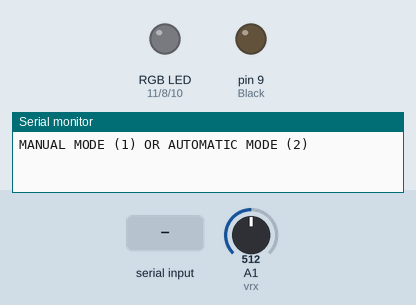
Simulated run of this sketch. Board: Arduino Uno, built with avr-gcc and run on an emulated ATmega328P. Shown: an RGB LED mixed from three pins (HIGH = lit), output pins drawn as LEDs (lit = HIGH), the last lines printed to the serial monitor. Dashed ring = blinking. Inputs (shaded band) come from the test bench; at power-on: A1 (vrx) = 512.

Above: at 1.2 s.
1.3 s: "1\n" received over Serial
At 2.7 s:
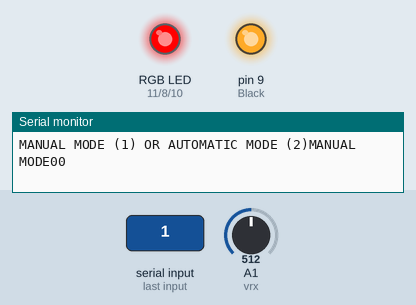
4.3 s: A1 (vrx) set to 900
7.3 s: A1 (vrx) set to 0
At 7.65 s:
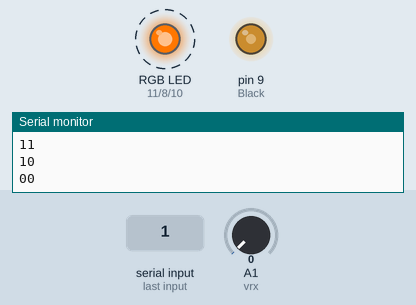
10.3 s: "90,45,200\n" received over Serial
At 11.2 s:
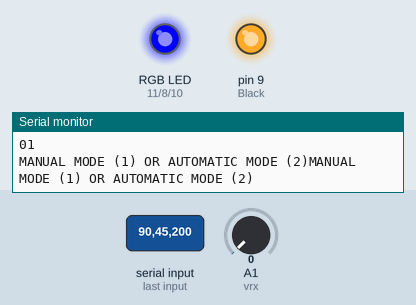
11.8 s: "1\n" received over Serial
At 14.7 s:
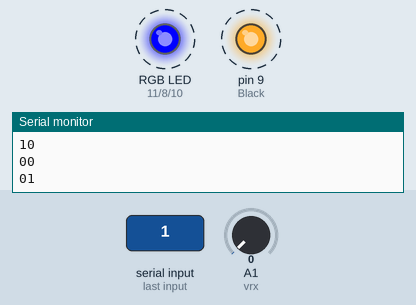
14.8 s: "30,150,10\n" received over Serial
At 15.7 s:
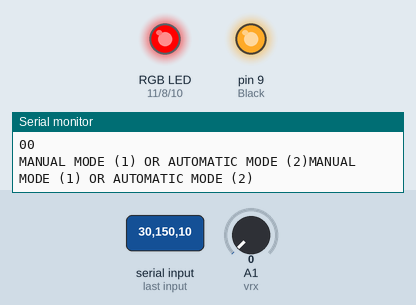
Timing chart, 0 to 17.3 s (numbered marks = the images above; inputs shaded):
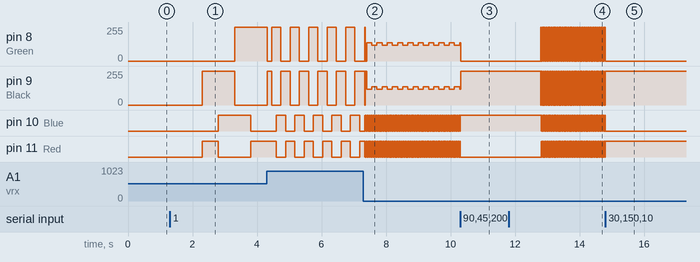

The sketch:

stepper_motor.ino
```cpp
void setup(){
  Serial.begin(9600);
  pinMode(8,OUTPUT);//Green
  pinMode(9,OUTPUT);//Black
  pinMode(10,OUTPUT);//Blue
  pinMode(11,OUTPUT);//Red
  pinMode(A1,INPUT);//vrx
  pinMode(A2,INPUT);//vry no of steps
  pinMode(A3,INPUT);//sw
}

int Qa = 0;
int Qb = 0;
int Da;
int Db;
int n = 4;
int M;
int a;
int b;
int c;
int X;
int Y;
int Xn;
int i;

void loop(){


Serial.print("MANUAL MODE (1) OR AUTOMATIC MODE (2)");
while(Serial.available()==0){
}
int data = Serial.parseInt();
if (Serial.parseInt());

if(data==1){
  Serial.print("MANUAL MODE");
  while(!Serial.available()){
Xn = analogRead(A1); //Speed analogRead(A) returns a 10-bit number (0-1023)
X = map(Xn,0,1023,5,1000);

if (X <= 510)
{
  M = 0;
  Db = !Qa ^ M;
  Da = Qb ^ M;
 Serial.print(Qa);
 Serial.println(Qb); //print println
 digitalWrite(8,Qa);
 digitalWrite(9,!Qa);
 digitalWrite(10,Qb);
 digitalWrite(11,!Qb);
 Qa = Da;
 Qb = Db;
 delay(X);
}
else if (X >= 520)
{
  M = 1;
  Db = !Qa ^ M;
  Da = Qb ^ M;
 Serial.print(Qa);
 Serial.println(Qb); //print println
 digitalWrite(8,Qa);
 digitalWrite(9,!Qa);
 digitalWrite(10,Qb);
 digitalWrite(11,!Qb);
 Qa = Da;
 Qb = Db;

delay(1023-X);
}
else
{};

}
}

else if (data == 2){
  Serial.print("AUTO");
  X = analogRead(A1);
  Y = analogRead(A2);

Serial.print("CCK (1) OR CK (2)");    //input direction M
while(Serial.available()==0){
}
int M = Serial.parseInt();
if (Serial.parseInt());
  for(i=0; i<Y; i++)
  {
  if(M=1)
  {
  Db = !Qa ^ M;
  Da = Qb ^ M;
 Serial.print(Qa);
 Serial.println(Qb); //print println
 digitalWrite(8,Qa);
 digitalWrite(9,!Qa);
 digitalWrite(10,Qb);
 digitalWrite(11,!Qb);
 Qa = Da;
 Qb = Db;
 delay(X);
  }
  else if (M=2)
  {
  Db = !Qa ^ M;
  Da = Qb ^ M;
 Serial.print(Qa);
 Serial.println(Qb); //print println
 digitalWrite(8,Qa);
 digitalWrite(9,!Qa);
 digitalWrite(10,Qb);
 digitalWrite(11,!Qb);
 Qa = Da;
 Qb = Db;
 delay(1023-X);
}
else
{}
}
}
else{}
}
```

Measured:
- after the input at 1.3 s, pin 8 (Green): 0/255 → 255/255 after 2.0 s; pin 9 (Black): 0/255 → 255/255 after 1.0 s, → 0/255 1.0 s later; pin 10 (Blue): LOW → HIGH after 1.5 s, → LOW 1.0 s later; pin 11 (Red): LOW → HIGH after 1.0 s, → LOW 0.50 s later, → HIGH 1.0 s later
- after the input at 7.3 s, pin 10 (Blue), pin 11 (Red): alternates HIGH for 0.01 s and LOW for 0.01 s, starting at once
- after the input at 10.3 s, pin 10 (Blue): stops changing and stays HIGH; pin 11 (Red): stops changing and stays LOW
- after the input at 11.8 s, pin 8 (Green), pin 9 (Black): alternates 255/255 for 0.01 s and 0/255 for 0.01 s, starting after 1.0 s; pin 10 (Blue), pin 11 (Red): alternates HIGH for 0.01 s and LOW for 0.01 s, starting after 1.0 s
- after the input at 14.8 s, pin 8 (Green): stops changing and stays 0/255; pin 9 (Black): stops changing and stays 255/255; pin 10 (Blue): stops changing and stays LOW; pin 11 (Red): stops changing and stays HIGH
